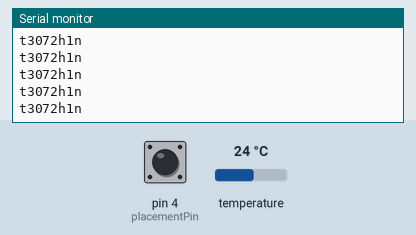
Simulated run of this sketch. Board: Arduino Uno, built with avr-gcc and run on an emulated ATmega328P. Shown: the last lines printed to the serial monitor. Inputs (shaded band) come from the test bench; at power-on: temperature 24 °C, pin 4 (placementPin) HIGH.

Above: at 1.2 s.
1.3 s: temperature set to 12 °C
At 2.4 s:
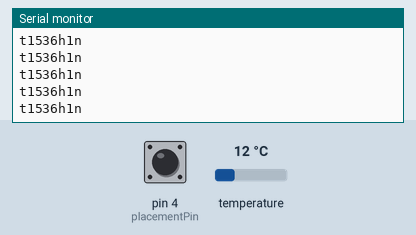
2.8 s: pin 4 (placementPin) pulled LOW for 0.15 s
5.9 s: temperature set to 19 °C
At 6.5 s:
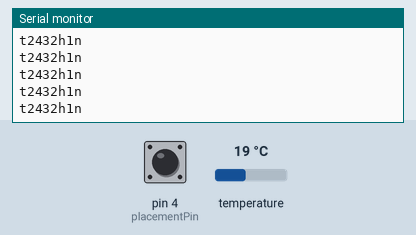
8.9 s: pin 4 (placementPin) pulled LOW for 1 s
At 9.7 s:
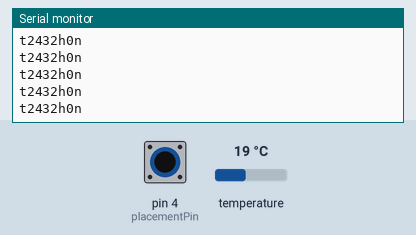
Timing chart, 0 to 11.9 s (numbered marks = the images above; inputs shaded):
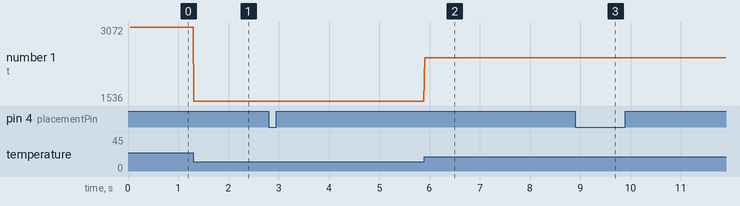

The sketch:

AltCtrlThermometer.ino
```cpp
// Include the libraries we need
#include <OneWire.h>
#include <DallasTemperature.h>

// Data wire is plugged into port 2 on the Arduino
#define ONE_WIRE_BUS 3

// Setup a oneWire instance to communicate with any OneWire devices (not just Maxim/Dallas temperature ICs)
OneWire oneWire(ONE_WIRE_BUS);

// Pass our oneWire reference to Dallas Temperature.
DallasTemperature sensors(&oneWire);

DeviceAddress thermometer;

int placementPin = 4;
int val = 0;
int temp = 0;

/*
 * The setup function. We only start the sensors here
 */
void setup(void)
{
  // start serial port
  Serial.begin(9600);
  // Start up the library
  sensors.begin();
  sensors.setResolution(12);
  sensors.setWaitForConversion(false);
  if (!sensors.getAddress(thermometer, 0)) Serial.println("Unable to find address for Device 0");

  pinMode(placementPin, INPUT_PULLUP);
}

/*
 * Main function, get and show the temperature
 */
void loop(void)
{
  // call sensors.requestTemperatures() to issue a global temperature
  // request to all devices on the bus
  sensors.requestTemperaturesByAddress(thermometer); // Send the command to get temperatures

  val = digitalRead(placementPin);
  temp = sensors.getTemp(thermometer);

  char ans[10];
  sprintf(ans, "t%uh%un", temp, val);
  Serial.println(ans);

}
```

Measured:
- after the input at 1.3 s, the serial monitor: prints a new line at once (image 1)
- after the input at 5.9 s, the serial monitor: prints a new line at once (image 2)
- after the input at 8.9 s, the serial monitor: prints a new line at once (image 3)
- plotted number 1: 3072 → 1536 after the input at 1.3 s, 1536 → 2432 after the input at 5.9 s
